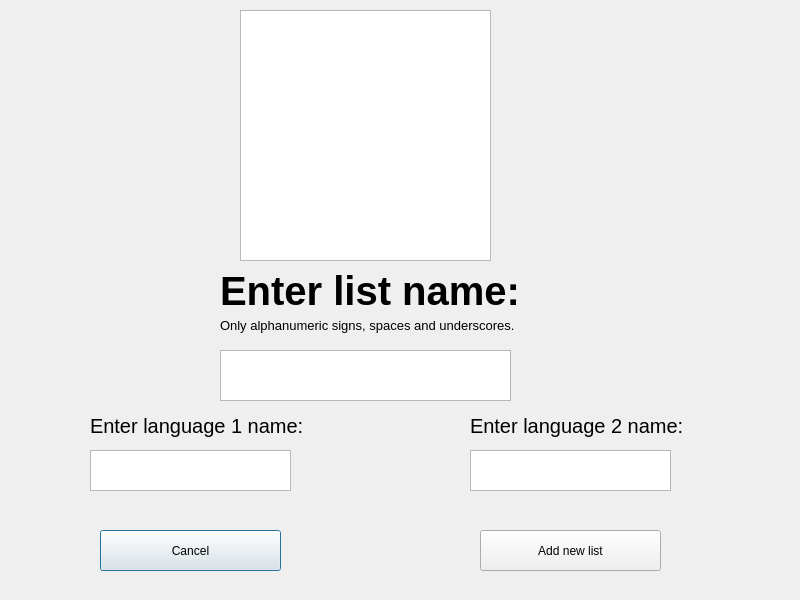
<?xml version="1.0" encoding="UTF-8"?>
<ui version="4.0">
 <class>AddNewList</class>
 <widget class="QDialog" name="AddNewList">
  <property name="geometry">
   <rect>
    <x>0</x>
    <y>0</y>
    <width>800</width>
    <height>600</height>
   </rect>
  </property>
  <property name="windowTitle">
   <string>Dialog</string>
  </property>
  <widget class="QGraphicsView" name="image">
   <property name="geometry">
    <rect>
     <x>240</x>
     <y>10</y>
     <width>251</width>
     <height>251</height>
    </rect>
   </property>
  </widget>
  <widget class="QLabel" name="label">
   <property name="geometry">
    <rect>
     <x>220</x>
     <y>310</y>
     <width>301</width>
     <height>31</height>
    </rect>
   </property>
   <property name="font">
    <font>
     <pointsize>10</pointsize>
    </font>
   </property>
   <property name="text">
    <string>Only alphanumeric signs, spaces and underscores.</string>
   </property>
  </widget>
  <widget class="QLabel" name="label_2">
   <property name="geometry">
    <rect>
     <x>220</x>
     <y>270</y>
     <width>321</width>
     <height>41</height>
    </rect>
   </property>
   <property name="font">
    <font>
     <pointsize>30</pointsize>
     <bold>true</bold>
    </font>
   </property>
   <property name="text">
    <string>Enter list name:</string>
   </property>
  </widget>
  <widget class="QTextEdit" name="enter_list_name_edit_text">
   <property name="geometry">
    <rect>
     <x>220</x>
     <y>350</y>
     <width>291</width>
     <height>51</height>
    </rect>
   </property>
   <property name="font">
    <font>
     <pointsize>20</pointsize>
    </font>
   </property>
  </widget>
  <widget class="QLabel" name="label_3">
   <property name="geometry">
    <rect>
     <x>90</x>
     <y>410</y>
     <width>221</width>
     <height>31</height>
    </rect>
   </property>
   <property name="font">
    <font>
     <pointsize>15</pointsize>
    </font>
   </property>
   <property name="text">
    <string>Enter language 1 name:</string>
   </property>
  </widget>
  <widget class="QLabel" name="label_4">
   <property name="geometry">
    <rect>
     <x>470</x>
     <y>410</y>
     <width>231</width>
     <height>31</height>
    </rect>
   </property>
   <property name="font">
    <font>
     <pointsize>15</pointsize>
    </font>
   </property>
   <property name="text">
    <string>Enter language 2 name:</string>
   </property>
  </widget>
  <widget class="QTextEdit" name="enter_language_1_name_edit_text">
   <property name="geometry">
    <rect>
     <x>90</x>
     <y>450</y>
     <width>201</width>
     <height>41</height>
    </rect>
   </property>
   <property name="font">
    <font>
     <pointsize>15</pointsize>
    </font>
   </property>
  </widget>
  <widget class="QPushButton" name="cancelButton">
   <property name="geometry">
    <rect>
     <x>100</x>
     <y>530</y>
     <width>181</width>
     <height>41</height>
    </rect>
   </property>
   <property name="text">
    <string>Cancel</string>
   </property>
  </widget>
  <widget class="QTextEdit" name="enter_language_2_name_edit_text">
   <property name="geometry">
    <rect>
     <x>470</x>
     <y>450</y>
     <width>201</width>
     <height>41</height>
    </rect>
   </property>
   <property name="font">
    <font>
     <pointsize>15</pointsize>
    </font>
   </property>
  </widget>
  <widget class="QPushButton" name="addNewListButton">
   <property name="geometry">
    <rect>
     <x>480</x>
     <y>530</y>
     <width>181</width>
     <height>41</height>
    </rect>
   </property>
   <property name="text">
    <string>Add new list</string>
   </property>
  </widget>
 </widget>
 <resources/>
 <connections/>
</ui>
